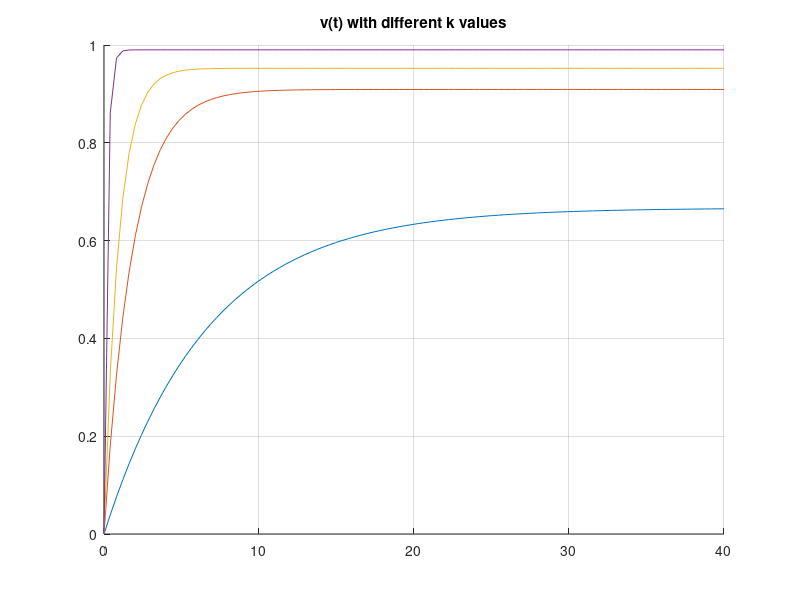

Reproduce this figure in MATLAB.
% MAE 171A
% Homework 1
% Adela Reyes 

%% Problem 1

k1=[100, 500, 1000, 5000];
time=linspace(0,40);
vt=zeros(1,40);

figure(1)
title("v(t) with different k values")
hold on
grid on

for j=1:1:length(k1)
    k=k1(j);
    for i=1:1:length(time)
        t=time(i);
        v=(k/(k+50))*(1-exp(((k/1000)+(1/20))*-t));
        vt(i)=v;
    end
    plot(time, vt);
end
hold off
